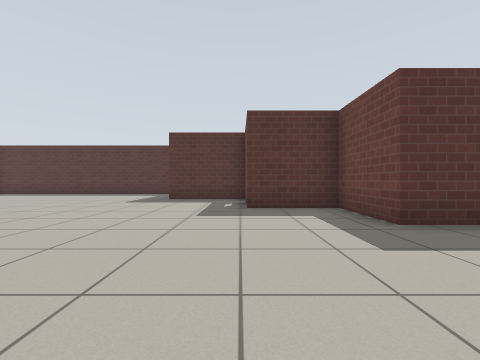
[1] (above)

13 first-person views from a walk through a robot-simulator world made for Gazebo. The camera is 0.72 m above the floor, looks level and sees 90° across. The floor is counted in squares, 1 m on a side. Each view is taken from the middle of a square. On the plan, view 1 faces up. The plan holds only what a view shows up to about 9 squares ahead; the rest is blank. Gazebo's built-in surfaces are drawn with simple patterns.

[2]
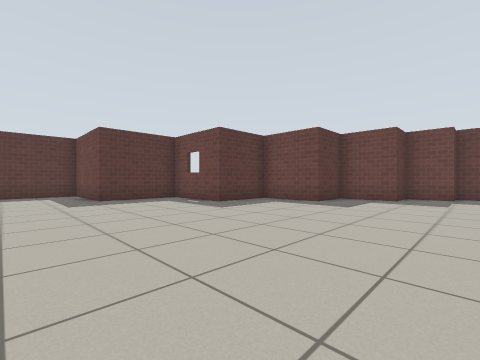

[3]
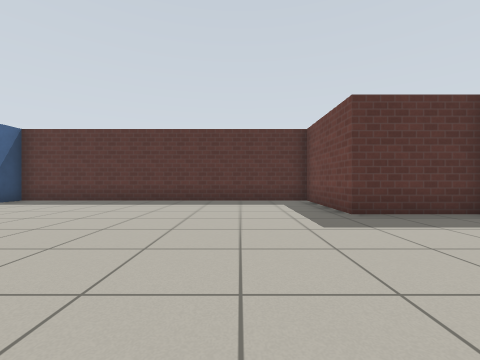

[4]
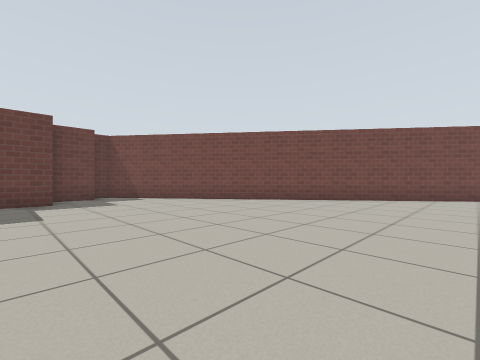

[5]
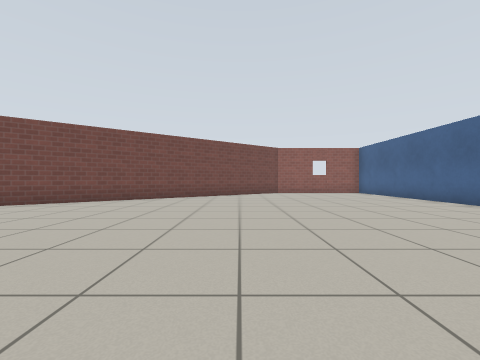

[6]
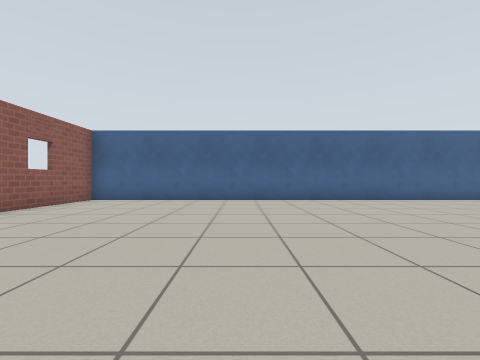

[7]
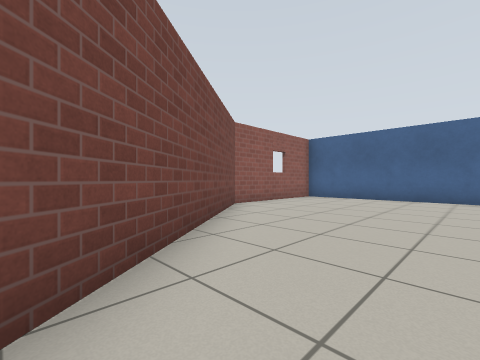

[8]
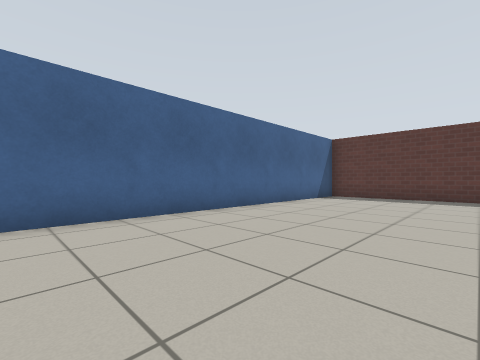

[9]
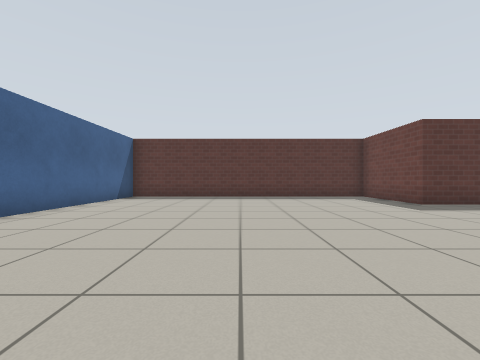

[10]
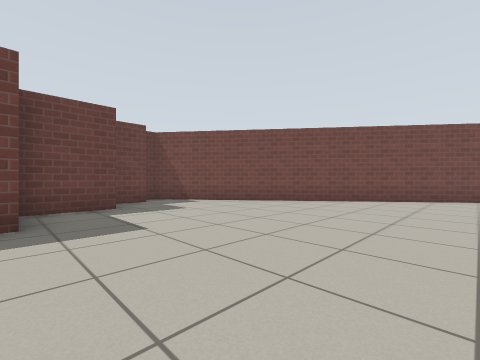

[11]
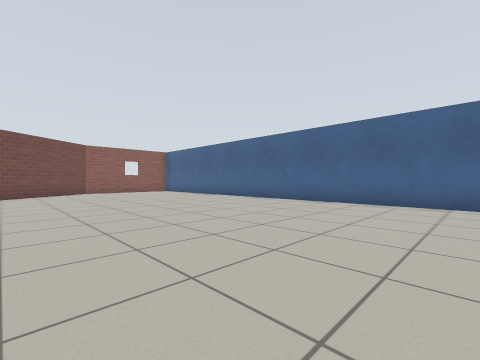

[12]
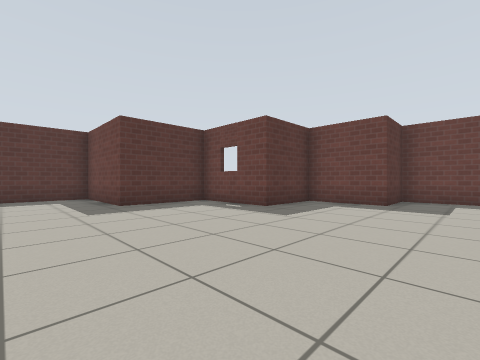

[13]
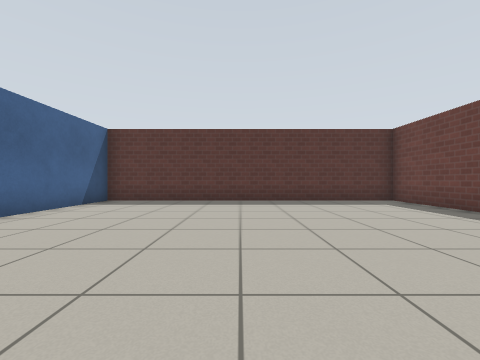

### Floor plan
Points are (right, up) in squares from view 1. A wall is a line through its corners. A room is listed if a view was taken in it or the views show most of it. See-through windows are left out.
Room 1 (views 1, 2, 3, 4, 5, 6, 7, 8, 9, 10, 11, 12, 13)
walls: (0.2, 6.2) (0.2, 9) (-2.7, 9) (-2.7, 12.4) (-12.6, 12.4) (-12.6, -11.3) (-8.1, -11.3) (6.6, -0.1) (6.6, 0.6) (5.7, 0.6) (5.7, 2) (4.4, 2) (4.4, 3.8) (2.5, 3.8) (2.5, 6.2) (0.2, 6.2)

Positions as (right, up) in squares from view 1, and headings:
1: (0, 0), facing up
2: (-5, 0), facing up-right
3: (-5, 4), facing up
4: (-4, 3), facing down-right
5: (-6, 2), facing down
6: (-4, -6), facing left
7: (-3, -6), facing down-left
8: (-8, 2), facing up-left
9: (-8, 2), facing up
10: (-2, 4), facing down-right
11: (-5, 3), facing down-left
12: (-5, 2), facing up-right
13: (-8, 4), facing up
